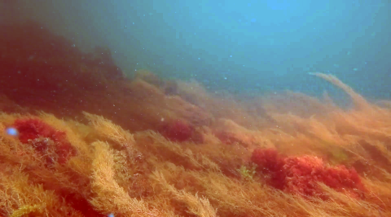
#> input picture Image_processing/image_HE.png, 391 x 217 px, given in place of 000.png, which was not available
$ python Dehaze_HE.py   (older library calls are emulated)
#> lines starting #> are read from the running program, lines starting #| are printed output that depends on the picture; pictures that were not available may be replaced by others from this repository, and a replacement may not be noted
# -*- coding: utf-8 -*-
"""
Created on Tue Aug  2 13:13:31 2022

@author: zdaheron
"""
import moviepy.editor
import cv2
import math
import numpy as np
import imageio
import pathlib
import os
import time
import concurrent.futures
from moviepy.video.io.ffmpeg_tools import ffmpeg_extract_subclip
import multiprocessing
from multiprocessing import freeze_support
import concurrent.futures

def dossier_vide():
#Fonction qui verifie que le dossier est vide si ce n'est pas le cas il est vidé
    repertoire = "C:\\Users\\zdaheron\\Desktop\\Test_pour_git\\Frames"
    if len(os.listdir(repertoire)) != 0: #Vérifie que le dossier qui va contenir les images est vide
         for filename in os.listdir(repertoire) :
            print(repertoire + "/" + filename)
            os.remove(repertoire + "/" + filename) #Si le dossier n'est pas vide, suppression des fichiers


def decoup_video(db_min, db_s,fin_min,fin_s,filename, filename2):
#Fonction qui va en fonction du temps rentré en paramètre récupérer une partie de la vidéo
    #Calcul du nombre de secondes
    a = 60*db_min + db_s #début
    b = 60*fin_min + fin_s #fin

    clip = moviepy.editor.VideoFileClip(filename_video)
    if fin_min == 0 and fin_s == 0:
        clip.save_frame("./Frames/000.png", t = a ) # Récupération que d'une image
    else:
        #Sinon récupération d'un morceau de film entre a et b seconde
        ffmpeg_extract_subclip(filename, a, b, targetname=filename2)
        Video2Images(filename2) #Appel de la fonction pour décomposer le film en images

def DarkChannel(im,sz):
#Determine le canal sombre de l'image
    b,g, r= cv2.split(im)# Séparation des 3 canaux
    dc = cv2.min(cv2.min(b,g),b);#La couleur minimale entre le canal bleu et vert
    for ind in range(0,3):

        dc[:,ind] = np.median(dc[:,ind], axis=0) #Médiane (MDCP)

    kernel = cv2.getStructuringElement(cv2.MORPH_RECT,(sz,sz))#Elément structurant pour l'érosion
    dark = cv2.erode(dc,kernel) #Erosion de l'image en fonction de la couleur minimale
    return dark
#L'érosion va omettre ou à amincir les limites de la zone claire de l'image

def AtmLight(im,dark):
#Estimation de la lumière atmosphérique
    [h,w] = im.shape[:2]
    imsz = h*w
    numpx = int(max(math.floor(imsz/100),1))# Définition du nombre de valeurs à garder (0.1%)
    darkvec = dark.reshape(imsz);#Façonne le tableau dark sans modification de données
    imvec = im.reshape(imsz,3);
    indices = darkvec.argsort();#Tri croissant des indices du tableau
    indices = indices[imsz-numpx::]#Suppression des 12000 indices les plus faibles

    atmsum = np.zeros([1,3])#Initialisation du tableau (toutes les valeurs sont à 0)
    for ind in range(1,numpx):
       atmsum = atmsum + imvec[indices[ind]] #Somme des valeurs avec le + d'intensité

    A = atmsum / numpx; #Divison de la somme par le nombre de valeurs des pixels (0.1%)

    return A
# math.floor : arrondit à l'entier

def TransmissionEstimate(im,A,sz):
    omega = 0.6;
    im3 = np.empty(im.shape,im.dtype);#Initalisation du tableau correspondant à la transmission

    for ind in range(0,3):
        im3[:,:,ind] = im[:,:,ind]/A[0,ind] # im3 = im/A (voir formule)
    transmission = 1 - omega*DarkChannel(im3,sz);#Formule pour trouver la transmission
    return transmission
#np.empty : renvoie un nouveau tableau de forme et de type donnés, sans initialiser les entrées

def Guidedfilter(im,p,r,eps):
#Filtre l'image d'entrée (p) sous la direction d'une autre image (im)
#Recherche les coefficients a et b qui minimisent la différence entre la sortie q et l'entrée p

    #Moyennes et variances utiles pour le calcul de a et b
    mean_I = cv2.boxFilter(im,cv2.CV_64F,(r,r));
    mean_p = cv2.boxFilter(p, cv2.CV_64F,(r,r));
    mean_Ip = cv2.boxFilter(im*p,cv2.CV_64F,(r,r));
    cov_Ip = mean_Ip - mean_I*mean_p;

    mean_II = cv2.boxFilter(im*im,cv2.CV_64F,(r,r));
    var_I   = mean_II - mean_I*mean_I;

    a = cov_Ip/(var_I + eps); #calcul de a selon la formule (voir doc)
    b = mean_p - a*mean_I; #calcul de b selon la formule (voir doc)

    mean_a = cv2.boxFilter(a,cv2.CV_64F,(r,r)); #moyenne de a
    mean_b = cv2.boxFilter(b,cv2.CV_64F,(r,r)); # moyenne de b

    q = mean_a*im + mean_b; # transmission affinée
    return q;

def TransmissionRefine(im,et):
    gray = cv2.cvtColor(im,cv2.COLOR_BGR2GRAY); #Image en teinte de gris
    gray = np.float64(gray)/255;
    r = 60;
    eps = 0.0001;
    t = Guidedfilter(gray,et,r,eps);
    return t;

def Float2BGR(I):
#Conversion d'un float (0 - 1) à nb sur 8 bits (0 - 255)
    erf=I*255
    src=erf.astype('uint8')
    return src

def Recover(im,t,A,tx =1.0):
#Fonction servant à retrouver l'éclat
    res = np.empty(im.shape,im.dtype);#Initalisation du tableau correspondant à l'éclat
    tt=np.zeros((t.shape[0],t.shape[1],3))#Initialisation du tableau tt

    #Calcul de max(t(x),t0) pour chaque canal de couleur
    tt[:,:,0]=cv2.max(t,tx)      #blue
    tt[:,:,1]=cv2.max(t,tx)      #green
    tt[:,:,2]=cv2.max(t,tx)      #red

    for ind in range(0,3):
        #Formule de J(x) = (I(x)-A/max(t(x),t0))+A
        res[:,:,ind] = (im[:,:,ind]-A[0,ind])/tt[:,:,ind] + A[0,ind]
    return res


def AnalyseHisto(I):
    #moyenne de chaque canal
    MeanB=np.mean(I[:,:,0])
    MeanG=np.mean(I[:,:,1])
    MeanR=np.mean(I[:,:,2])
    #Variance de chaque canal
    SquareB=np.sqrt(1/I[:,:,0].size*sum(sum((I[:,:,0]-MeanB)**2)))
    SquareG=np.sqrt(1/I[:,:,1].size*sum(sum((I[:,:,1]-MeanG)**2)))
    SquareR=np.sqrt(1/I[:,:,2].size*sum(sum((I[:,:,2]-MeanR)**2)))
    Mean=[MeanB,MeanG,MeanR]
    Square=[SquareB,SquareG,SquareR]
    return Mean,Square

def Video2Images (filename):
#Découpe d'un vidéo en images
    reader = imageio.get_reader(filename)#Récupération de la vidéo
    for frame_number, im in enumerate(reader):
        if frame_number % 3 == 0 :
            imageio.imwrite('./Frames/{:03d}'.format(int(frame_number/3)) + '.png', im) # Ecriture des images dans le dossier Frames

def generate_video(image_folder):
#Génération de la vidéo à partir d'images
    video_name = 'video_HE.mp4'
    os.chdir("./Vidéos_traitees") #Chemin du dossier où va être générer la video
    images = [img for img in os.listdir(image_folder)] #Récupération des images dans une liste

    frame = cv2.imread(os.path.join(image_folder, images[0]))
    height, width, layers = frame.shape #Récupération de la taille des frames
    video = cv2.VideoWriter(video_name, 0, 10, (width, height))

    #Ajout des images une par une
    for image in images:
        video.write(cv2.imread(os.path.join(image_folder, image)))

    #Délocalisation de la mémoire prise pour la création de fenêtre
    cv2.destroyAllWindows()
    video.release()  # "Libération" de la vidéo

def Det_Coef(I):
#Fonction qui determine les coefficients pour la correction des couleurs
    if AnalyseHisto(I)[0][0] >= 0.35 or 0.20 < AnalyseHisto(I)[1][0] < 0.21 :
        coefB = 2
    if AnalyseHisto(I)[0][0] >= 0.6 or 0.16 < AnalyseHisto(I)[1][0] < 0.19 :
        coefB = 2
    else:
        coefB = 3
    #Coefficient vert
    if  AnalyseHisto(I)[1][1] <= 0.25 :
        coefG = 3
    if  AnalyseHisto(I)[1][1] < 0.25 and 0.84< AnalyseHisto(I)[0][1] < 0.86:
        coefG = 4
    else :
        coefG = 4
    #Coefficient rouge
    if AnalyseHisto(I)[1][2] < 0.07  and  (AnalyseHisto(I)[0][2] < 0.2 or AnalyseHisto(I)[0][2] > 0.3) :
        coefR = 7
    if AnalyseHisto(I)[0][2] < 0.082  and  0.07 < AnalyseHisto(I)[1][2] < 0.1 :
        coefR = 7
    elif 0.07 < AnalyseHisto(I)[1][2] < 0.08 and  AnalyseHisto(I)[0][2] > 0.2:
        coefR = 7
    elif AnalyseHisto(I)[1][2] > 0.16 and  0.2 < AnalyseHisto(I)[0][2] < 0.3: #0.12
        coefR = 2
    else:
        coefR = 4
    return coefB, coefG, coefR


def Dehaze(fn):
#Fonction qui appelle toutes les fonctions pour réaliser le débrumage
    im = cv2.imread(fn)
    II = im.astype('float64')/255
    srcc= Float2BGR(II)
    dark = DarkChannel(II,15)
    A = AtmLight(II,dark)
    te = TransmissionEstimate(II,A,15)
    t = TransmissionRefine(srcc,te)
    III = Recover(II,t,A,0.1)
    cv2.imwrite(fn,III*255)


def process_image(img_names):
#Fonction qui permet d'appliquer la méthode He et le débrumage  plus rapidement (plusieurs processus fonctionnent en même temps)
    Dehaze(img_names)#Débrumage
    img = cv2.imread(img_names)# Lecture de l'image

    I = img.astype('float64')/255 #
    II=np.zeros(I.shape)

    #Récupération des coefficients
    R = Det_Coef(I)[2]
    G = Det_Coef(I)[1]
    B= Det_Coef(I)[0]

    #Moyenne de chaque canal de couleur
    MeanB=np.mean(I[:,:,0])
    MeanG=np.mean(I[:,:,1])
    MeanR=np.mean(I[:,:,2])
    #Variance de chaque canal
    SquareB=np.sqrt(1/I[:,:,0].size*sum(sum((I[:,:,0]-MeanB)**2)))
    SquareG=np.sqrt(1/I[:,:,1].size*sum(sum((I[:,:,1]-MeanG)**2)))
    SquareR=np.sqrt(1/I[:,:,2].size*sum(sum((I[:,:,2]-MeanR)**2)))
    #Correction des histogrammes avec la formule pour chaque canal: II = (I - Moyenne + coef*variance)/ 2*coef*variance (II étant la nouvelle image, I l'image à corrigée et
    #coef les coefficients récupéré plus haut)
    II[:,:,0]=(I[:,:,0]-MeanB+B*SquareB)/(2*B*SquareB)
    II[:,:,1]=(I[:,:,1]-MeanG+G*SquareG)/(2*G*SquareG)
    II[:,:,2]=(I[:,:,2]-MeanR+R*SquareR)/(2*R*SquareR)

    cv2.imwrite(img_names, II*255)# Ecriture de l'image corrigée


#%%
t1 = time.perf_counter()
################## PARAMETRES A RENSEIGNER ###############################


filename_video = './Vidéos/kosmos_2022-07-19-19-09-16.mp4'

db_min = 13
db_s =44

fin_min = 13
fin_s= 54
filename_video2 = "./Vidéos/video.mp4"

#########################################################################

if __name__ == '__main__':
    dossier_vide()

    decoup_video(db_min, db_s, fin_min, fin_s, filename_video,filename_video2) #Appel de la fonction qui découpe une partie de la vidéo et la divise en frames
#> (the call stopped at in decoup_video, `clip = moviepy.editor.VideoFileClip(filename_video)`: moviepy is not available in this run)

    image_folder = 'C:\\Users\\zdaheron\\Desktop\\Test_pour_git\\Frames'

    nb_image = 0
    for path in pathlib.Path(image_folder).iterdir(): # Récupération du nombre de frames/images
        if path.is_file():
            nb_image += 1
    img_names= []
    #Traitement des images une par une
    for i in range (0,nb_image):
        fn= './Frames/'+ str(i).zfill(3) + '.png'

        img_names.append(fn)#Ajout du chemin des frames dans une liste
    freeze_support()#Permet au programme de geler, créer et démarrer de nouveaux processus pour le multitraitement
    with concurrent.futures.ProcessPoolExecutor() as executor:
    #Le module concurrent.futures permet d'exécuter le code à l'aide de processus distincts
        executor.map(process_image,img_names)#Application de la méthode (He+ débrumage) en multitraitement aux frames dans la liste img_names
#> in Dehaze, im is the input picture: shape (217, 391, 3); mean B, G, R 97.6, 110.8, 135.2
#> after the loop in DarkChannel, `for ind in range(0,3):`: dc: shape (217, 391) float64; min 0, max 0.737, mean 0.353
#> in DarkChannel, `dark = cv2.erode(dc,kernel) #Erosion de l'image en fonction de la coul..`:
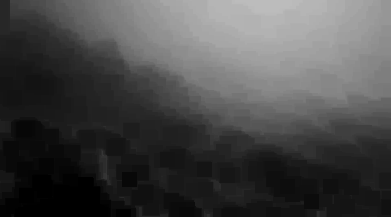
#> dark: shape (217, 391) float64; min 0, max 0.737, mean 0.282
#> in AtmLight, `indices = indices[imsz-numpx::]#Suppression des 12000 indices les plus..`: indices = 848 values, max 7321 at index 42, min 231 at index 108, mean 2681.7
#> the loop in AtmLight, `for ind in range(1,numpx):` made 847 passes
#> atmsum on passes 1 to 3: [[0.878, 0.71, 0.376]], [[1.76, 1.42, 0.753]], [[2.64, 2.13, 1.13]]
#> after the loop in AtmLight, `for ind in range(1,numpx):`: atmsum = [[778.1, 623.3, 318.9]]
#> in AtmLight, `A = atmsum / numpx;`: A = [[0.918, 0.735, 0.376]]
#> after the loop in TransmissionEstimate, `for ind in range(0,3):`:
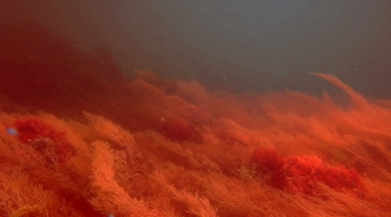
#> im3: shape (217, 391, 3) float64; mean B, G, R 0.417, 0.591, 1.41; drawn with min black and max white
#> after the loop in DarkChannel (call 2), `for ind in range(0,3):`: dc: shape (217, 391) float64; min 0, max 1, mean 0.417
#> in Recover, `tt[:,:,1]=cv2.max(t,tx)`:
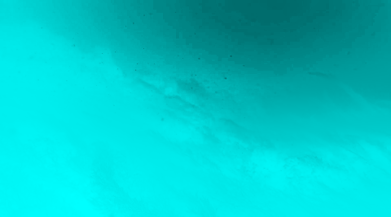
#> tt: shape (217, 391, 3) float64; mean of channels 0, 1, 2 0.799, 0.799, 0; drawn with min black and max white
#> after the loop in Recover, `for ind in range(0,3):`:
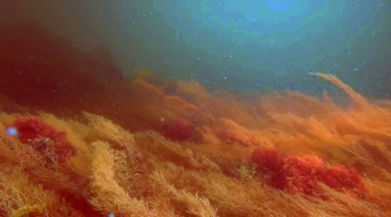
#> res: shape (217, 391, 3) float64; mean B, G, R 0.293, 0.386, 0.549; drawn with min black and max white
#> in process_image, `I = img.astype('float64')/255`:
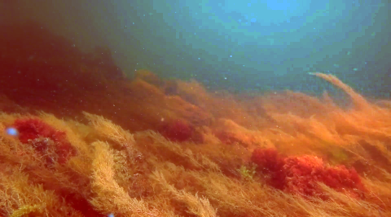
#> I: shape (217, 391, 3) float64; mean B, G, R 0.293, 0.386, 0.549
#> in AnalyseHisto, `MeanB=np.mean(I[:,:,0])`: MeanB = 0.293
#> in AnalyseHisto, `MeanG=np.mean(I[:,:,1])`: MeanG = 0.386
#> in AnalyseHisto, `MeanR=np.mean(I[:,:,2])`: MeanR = 0.549
#> in AnalyseHisto, `SquareB=np.sqrt(1/I[:,:,0].size*sum(sum((I[:,:,0]-MeanB)**2)))`: SquareB = 0.223
#> in AnalyseHisto, `SquareG=np.sqrt(1/I[:,:,1].size*sum(sum((I[:,:,1]-MeanG)**2)))`: SquareG = 0.166
#> in AnalyseHisto, `SquareR=np.sqrt(1/I[:,:,2].size*sum(sum((I[:,:,2]-MeanR)**2)))`: SquareR = 0.173
#> in AnalyseHisto, `Mean=[MeanB,MeanG,MeanR]`: Mean = [0.293, 0.386, 0.549]
#> in AnalyseHisto, `Square=[SquareB,SquareG,SquareR]`: Square = [0.223, 0.166, 0.173]
#> in Det_Coef, `coefB = 3`: coefB = 3
#> in Det_Coef, `coefG = 4`: coefG = 4
#> in process_image, `B= Det_Coef(I)[0]`: B = 3
#> in process_image, `MeanB=np.mean(I[:,:,0])`: MeanB = 0.293
#> in process_image, `MeanG=np.mean(I[:,:,1])`: MeanG = 0.386
#> in process_image, `MeanR=np.mean(I[:,:,2])`: MeanR = 0.549
#> in process_image, `SquareB=np.sqrt(1/I[:,:,0].size*sum(sum((I[:,:,0]-MeanB)**2)))`: SquareB = 0.223
#> in process_image, `SquareG=np.sqrt(1/I[:,:,1].size*sum(sum((I[:,:,1]-MeanG)**2)))`: SquareG = 0.166
#> in process_image, `SquareR=np.sqrt(1/I[:,:,2].size*sum(sum((I[:,:,2]-MeanR)**2)))`: SquareR = 0.173
#> in process_image, `II[:,:,2]=(I[:,:,2]-MeanR+R*SquareR)/(2*R*SquareR)`:
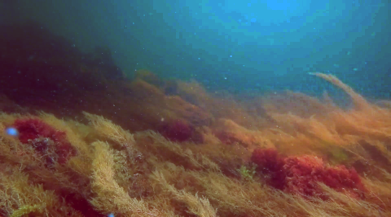
#> II: shape (217, 391, 3) float64; mean B, G, R 0.5, 0.5, 0.5; drawn with min black and max white
#> in process_image, `cv2.imwrite(img_names, II*255)# Ecriture de l'image corrigée`:
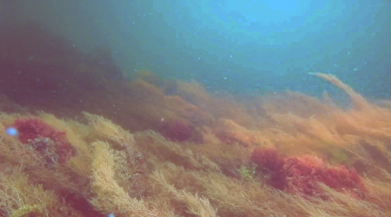
#> saved as 000.png: shape (217, 391, 3); mean B, G, R 127.5, 127.5, 127.6

    generate_video(image_folder)# Génération de la vidéo


t2 = time.perf_counter()
print(f'Finished in {t2-t1} seconds')
